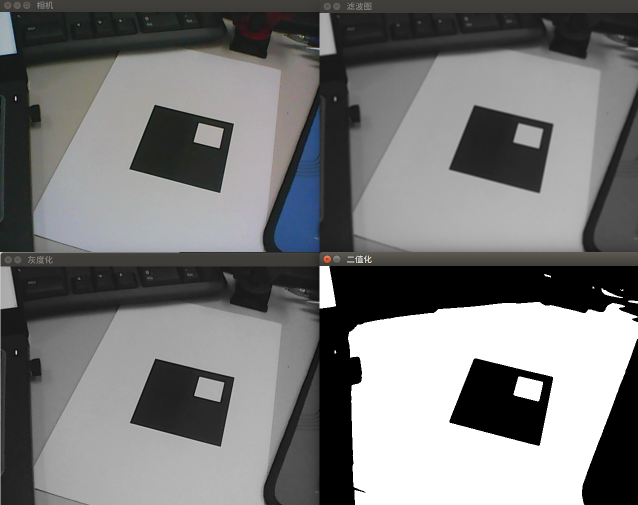
//> input picture markerAr/pic/001.png, 1275 x 1010 px, given in place of the camera (shown at 1/2 size)
$ ./v2_outline   (built with g++ and OpenCV 4)
//> lines starting //> are read from the running program, lines starting //| are printed output that depends on the picture; after the words box and inside, x2 and y2 are one past the last pixel; in counts of white or black regions, pixels touching at a corner belong together
/**
 * @file 	v2_outline.cpp， 对应与可执行文件 v2_outline
 * @brief 	提取轮廓、绘制顶点
 * @author	wuyanminmax@gmail.com
 * @date 	2018.01.29
 */

#include <opencv2/highgui/highgui.hpp>
#include <opencv2/imgproc/imgproc.hpp>
#include <opencv2/calib3d/calib3d.hpp>
#include <iostream>
#include <vector>

using namespace cv;
using namespace std;

//连接四边形四个点的函数声明.
void linkPoint(Mat image, vector<Point2f> points, Scalar color);

int main()
{
   std::cout << "【v2_outline】 is running ……" << std::endl;

   //读取相机视频.
   VideoCapture capture(0);

   //变量定义.
   Mat image, grayImage, blurImage, threshImage;
   vector<vector<Point>> contours;             //图像轮廓contours.
   Scalar color = Scalar(0, 255, 0);           //颜色为绿色.

   //检测相机是否调用或者占用.
   if(!capture.isOpened())
   {
       std::cout << "读取相机失败" << std::endl;
       return -1;
   }

   while(capture.grab())
   {
       //获取相机图像.
       capture >> image;
//> image is the input picture: 1010 rows x 1275 cols, CV_8UC3; mean B, G, R 119.2, 119, 118.7

       //isFind用于判断是否发现了四边形.
       int isFind = 0;

       //图像处理.
       cvtColor(image, grayImage, CV_BGR2GRAY);
       blur(grayImage, blurImage, Size(5, 5));
       threshold(blurImage, threshImage, 100, 255, THRESH_OTSU);
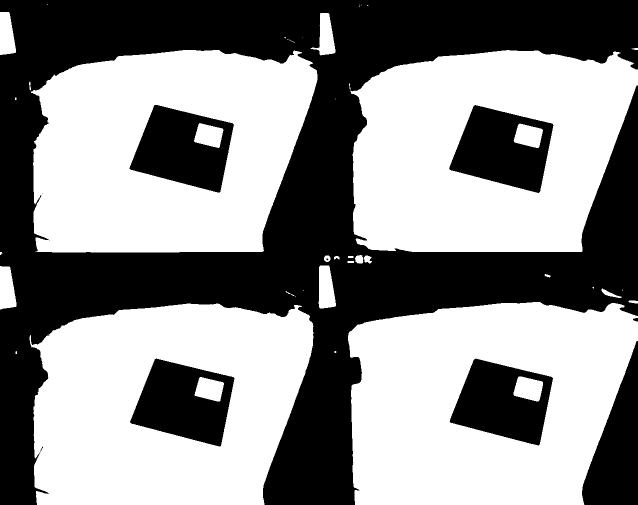
//> threshImage: 1010 rows x 1275 cols, CV_8UC1 (shown at 1/2 size); 55% white; 10 black regions (3 under 20 px)

       //提取图像的轮廓contours.
       findContours(threshImage, contours, CV_RETR_LIST, CV_CHAIN_APPROX_NONE);
//> contours = 54 contours, 26 with area under 20; largest, box (x1, y1, x2, y2) and area: (696, 604, 1275, 1010) 200320, (62, 100, 635, 505) 195354, (701, 100, 1275, 504) 194102, (59, 607, 627, 1010) 193998, (897, 209, 1108, 387) 24882
       //遍历图像的所有轮廓并描绘出来.
       for(int i = 0; i != contours.size(); ++i)
       {
           for(int j = 0; j != contours[i].size(); ++j)      //contours[i]是图像的第i条轮廓
               circle(image, contours[i][j], 1, color, -1);  //contours[i][j]是图像第i条轮廓中的第j个点.
       }
//> this loop made 54 passes
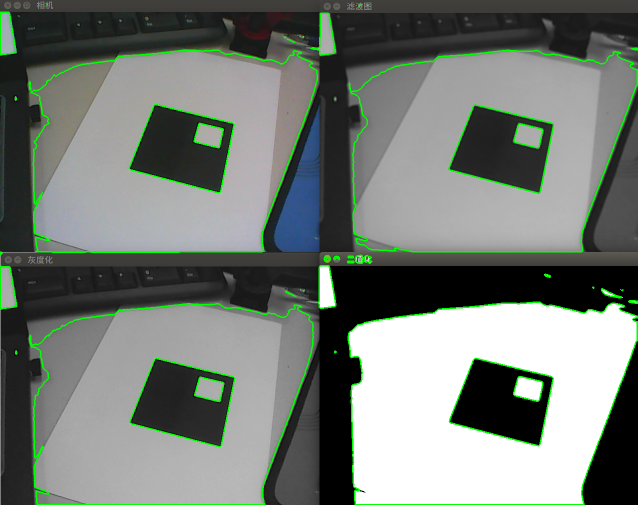
//> image: 1010 rows x 1275 cols, CV_8UC3 (shown at 1/2 size); 2.68% of pixels changed, all inside (x1, y1, x2, y2) = (0, 7, 1275, 1010)

       //定义多边形轮廓contours_poly和四边形轮廓squares.
       //不要定义在外面，因为每一帧都要开辟一个新的空间.！！！！！！！！
       vector<vector<Point> > contours_poly(contours.size());  //逼近之后的多边形轮廓contours_poly.
//> contours_poly = 54 empty contours
       vector<vector<Point2f> > squares;

       //遍历处理每一个轮廓.
       for (unsigned int i = 0; i != contours.size(); ++i)
       {
           //使用多边形近似将轮廓近似为更简单的多边形存储在contours_poly中.
           approxPolyDP(contours[i], contours_poly[i], arcLength(Mat(contours[i]), true)*0.02, true);

           //取面积足够大且为凸包的四边形作为Marker
           if( contours_poly[i].size() == 4 && fabs(contourArea(Mat(contours_poly[i]))) > 5000 && isContourConvex(Mat(contours_poly[i])) )
           {
               vector<Point2f> square;         //square记录【单个】四边形轮廓的四个顶点.
               for (int j = 0; j < 4; ++j)
               {
                   square.push_back(Point2f(contours_poly[i][j].x,contours_poly[i][j].y));
               }
               //标记出矩形的四个顶点
               for(int j = 0; j != square.size(); ++j)
                   circle(image, square[j], 5, color, -1);

               squares.push_back(square);      //squares记录多组四边形轮廓.

               isFind = 1;                     //将isFind置为1.
           }
       }
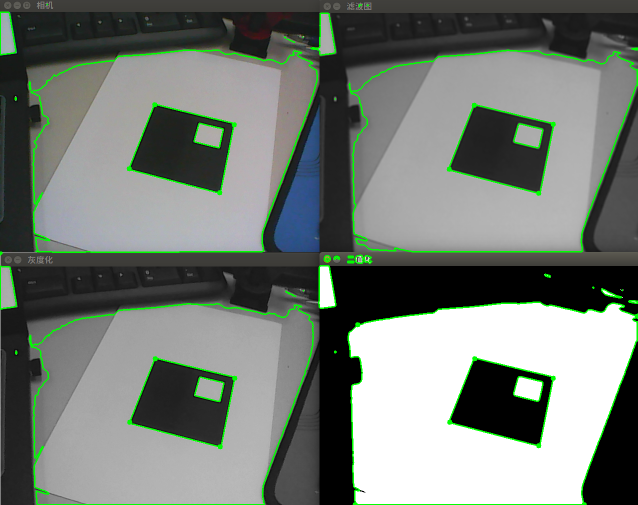
//> image: 1010 rows x 1275 cols, CV_8UC3 (shown at 1/2 size); 0.08% of pixels changed, all inside (x1, y1, x2, y2) = (253, 204, 1275, 1010)

       if(isFind == 1)
       {
           //取第一个检测到的四边形轮廓作为跟踪目标.
           vector<Point2f> square = squares[0];
           linkPoint(image, square, color);
       }

       imshow("相机", image);
       waitKey(1);
   }

   return 0;
}

//连接四个点构成轮廓
void linkPoint(Mat image, vector<Point2f> points, Scalar color)
{
//> called with color = Scalar(0, 255)
   line(image, points[0], points[1], color, 3);
//> image: 1010 rows x 1275 cols, CV_8UC3; 395 pixels changed, all inside (x1, y1, x2, y2) = (954, 719, 1102, 758)
   line(image, points[1], points[2], color, 3);
//> image: 1010 rows x 1275 cols, CV_8UC3; mean B, G, R 115.5, 122.5, 115
   line(image, points[2], points[3], color, 3);
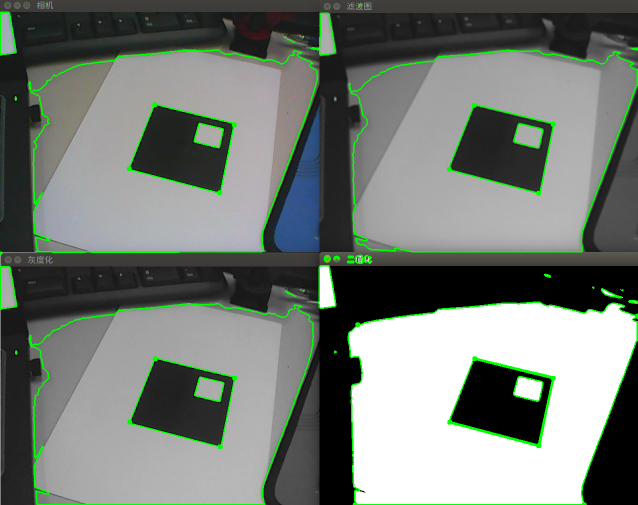
//> image: 1010 rows x 1275 cols, CV_8UC3 (shown at 1/2 size); mean B, G, R 115.5, 122.6, 115
   line(image, points[3], points[0], color, 3);
//> image: 1010 rows x 1275 cols, CV_8UC3; 352 pixels changed, all inside (x1, y1, x2, y2) = (901, 722, 950, 841)
}

$ run again, on markerAr/pic/002.png
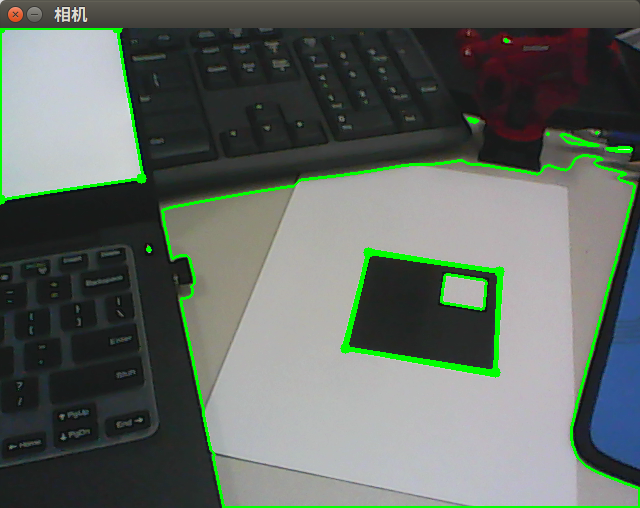
//> input picture markerAr/pic/002.png, 640 x 508 px, given in place of the camera
//> image is the input picture: 508 rows x 640 cols, CV_8UC3; mean B, G, R 98.7, 106, 97.3
//> `threshold(blurImage, threshImage, 100, 255, THRESH_OTSU);`:
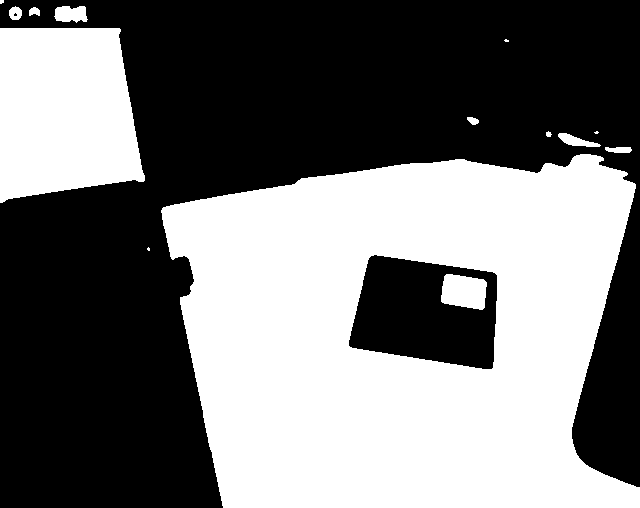
//> threshImage: 508 rows x 640 cols, CV_8UC1; 45.7% white; 14 white regions (4 under 20 px)
//> contours = 16 contours, 6 with area under 20; largest, box (x1, y1, x2, y2) and area: (161, 154, 640, 508) 137284, (0, 28, 145, 203) 21010, (348, 254, 498, 370) 13452, (441, 274, 487, 310) 1252, (54, 6, 88, 23) 409
//> the loop `for(int i = 0; i != contours.size(); ++i)` made 16 passes
//> contours_poly = 16 empty contours
//> the loop `for (unsigned int i = 0; i != contours.size(); ++i)` made 16 passes
//> in linkPoint, `line(image, points[3], points[0], color, 3);`:
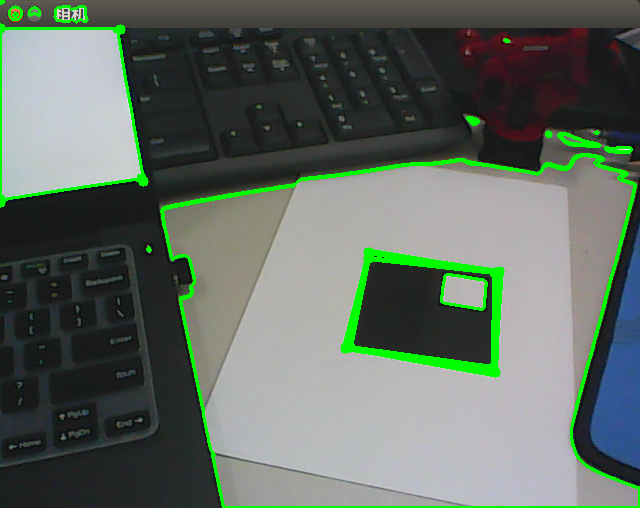
//> image: 508 rows x 640 cols, CV_8UC3; mean B, G, R 98, 108.1, 96.5

$ run again, on markerAr/pic/003.png
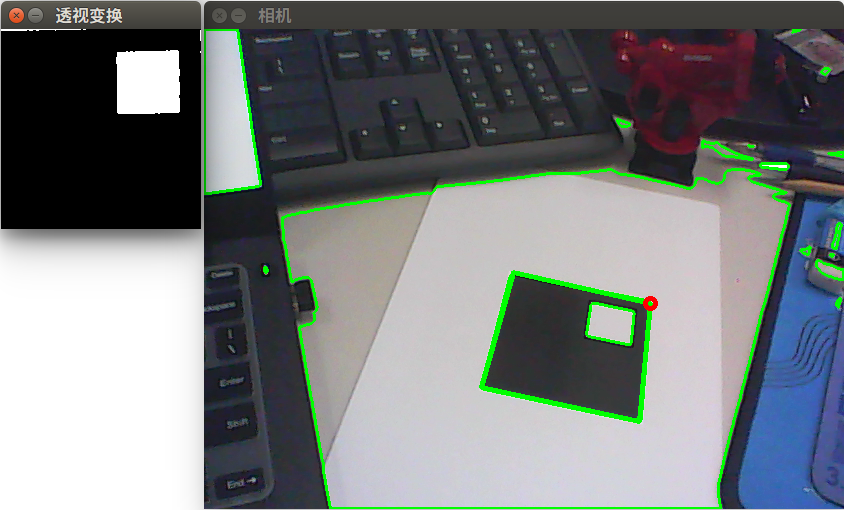
//> input picture markerAr/pic/003.png, 844 x 510 px, given in place of the camera
//> image is the input picture: 510 rows x 844 cols, CV_8UC3; mean B, G, R 124, 123.9, 118.9
//> `threshold(blurImage, threshImage, 100, 255, THRESH_OTSU);`:
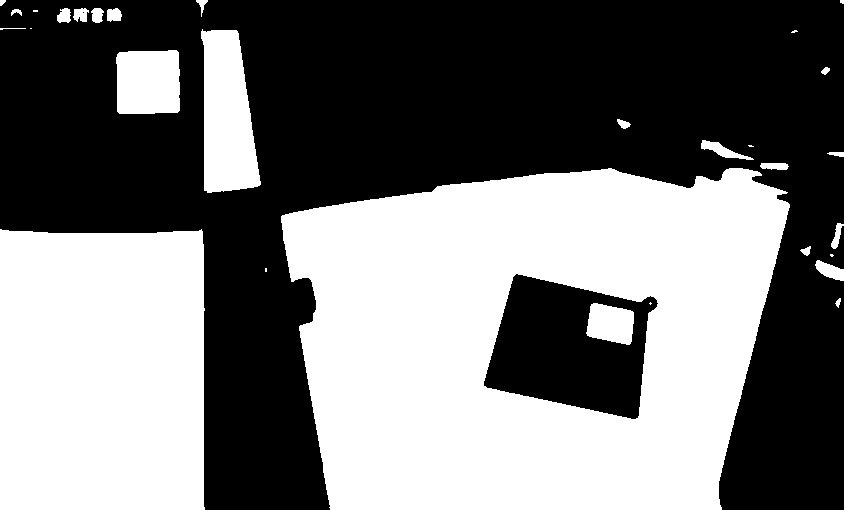
//> threshImage: 510 rows x 844 cols, CV_8UC1; 46.4% white; 30 white regions (8 under 20 px)
//> contours = 32 contours, 11 with area under 20; largest, box (x1, y1, x2, y2) and area: (281, 168, 790, 510) 144791, (0, 229, 205, 510) 56192, (483, 273, 659, 420) 17634, (201, 29, 261, 193) 7148, (116, 50, 180, 114) 3792
//> the loop `for(int i = 0; i != contours.size(); ++i)` made 32 passes
//> contours_poly = 32 empty contours
//> the loop `for (unsigned int i = 0; i != contours.size(); ++i)` made 32 passes
//> in linkPoint, `line(image, points[3], points[0], color, 3);`:
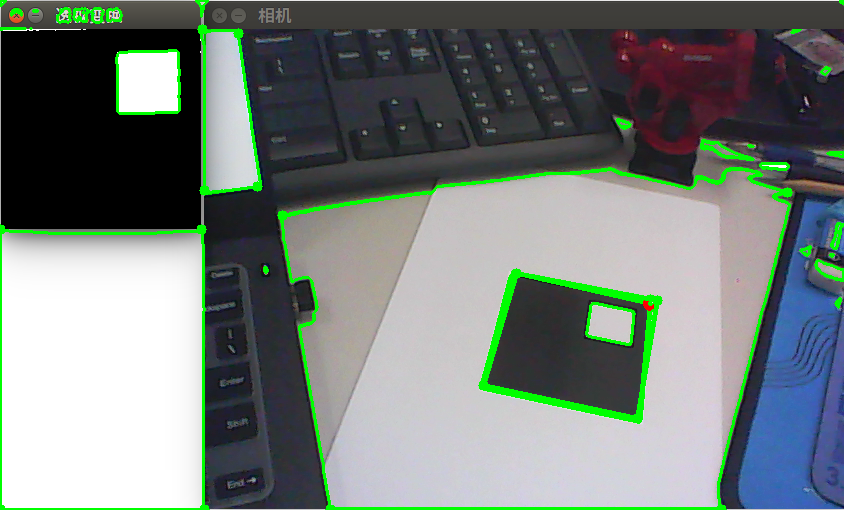
//> image: 510 rows x 844 cols, CV_8UC3; mean B, G, R 121.5, 125.6, 116.3

$ run again, on markerAr/pic/004.png
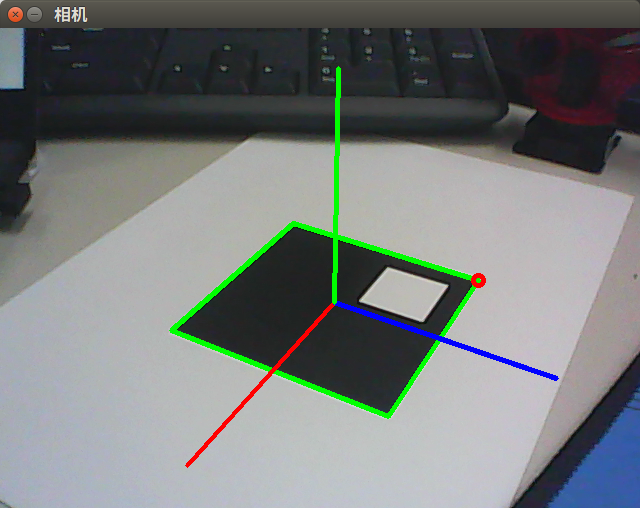
//> input picture markerAr/pic/004.png, 640 x 508 px, given in place of the camera
//> image is the input picture: 508 rows x 640 cols, CV_8UC3; mean B, G, R 122.3, 123.2, 119.1
//> `threshold(blurImage, threshImage, 100, 255, THRESH_OTSU);`:
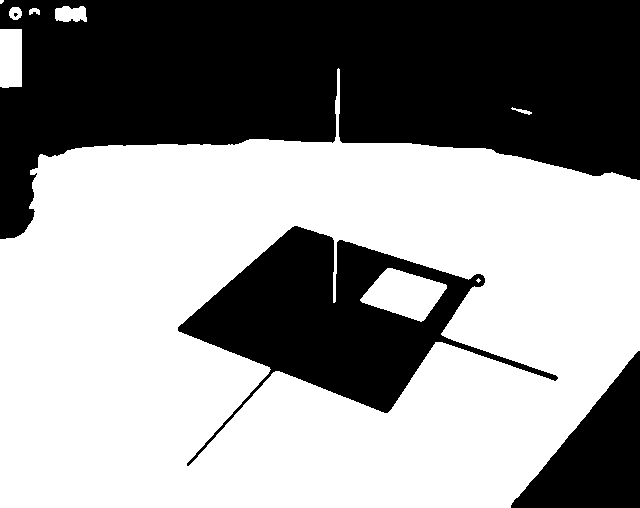
//> threshImage: 508 rows x 640 cols, CV_8UC1; 58.2% white; 4 black regions (1 under 20 px)
//> contours = 11 contours, 3 with area under 20; largest, box (x1, y1, x2, y2) and area: (0, 68, 640, 508) 215064, (177, 225, 559, 467) 32150, (360, 268, 447, 322) 2684, (0, 29, 22, 88) 1204, (55, 6, 87, 22) 384, (9, 7, 22, 20) 118, (29, 8, 40, 15) 40, (511, 107, 532, 115) 38
//> the loop `for(int i = 0; i != contours.size(); ++i)` made 11 passes
//> after the loop `for(int i = 0; i != contours.size(); ++i)`:
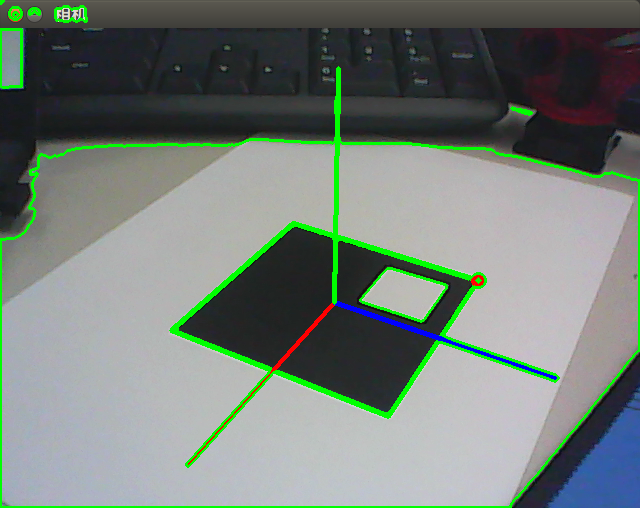
//> image: 508 rows x 640 cols, CV_8UC3; 2.35% of pixels changed, all inside (x1, y1, x2, y2) = (0, 0, 640, 508)
//> contours_poly = 11 empty contours
//> the loop `for (unsigned int i = 0; i != contours.size(); ++i)` made 11 passes
//> after the loop `for (unsigned int i = 0; i != contours.size(); ++i)`: squares = 0 point lists
